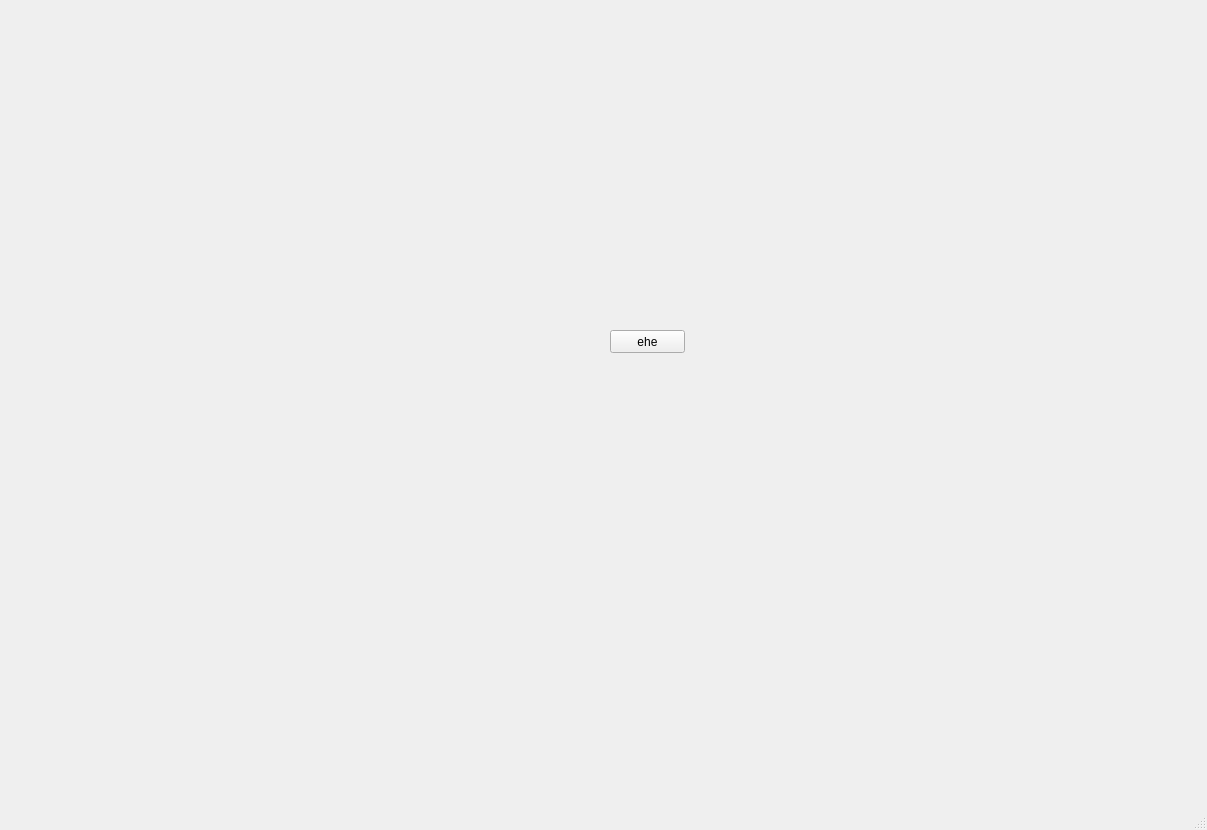
<?xml version="1.0" encoding="UTF-8"?>
<ui version="4.0">
 <class>MainWindow</class>
 <widget class="QMainWindow" name="MainWindow">
  <property name="geometry">
   <rect>
    <x>0</x>
    <y>0</y>
    <width>1207</width>
    <height>830</height>
   </rect>
  </property>
  <property name="windowTitle">
   <string>MainWindow</string>
  </property>
  <widget class="QWidget" name="centralwidget">
   <widget class="QPushButton" name="pushButton">
    <property name="geometry">
     <rect>
      <x>610</x>
      <y>330</y>
      <width>75</width>
      <height>23</height>
     </rect>
    </property>
    <property name="text">
     <string>ehe</string>
    </property>
   </widget>
  </widget>
  <widget class="QMenuBar" name="menubar">
   <property name="geometry">
    <rect>
     <x>0</x>
     <y>0</y>
     <width>1207</width>
     <height>23</height>
    </rect>
   </property>
  </widget>
  <widget class="QStatusBar" name="statusbar"/>
 </widget>
 <resources/>
 <connections/>
</ui>
